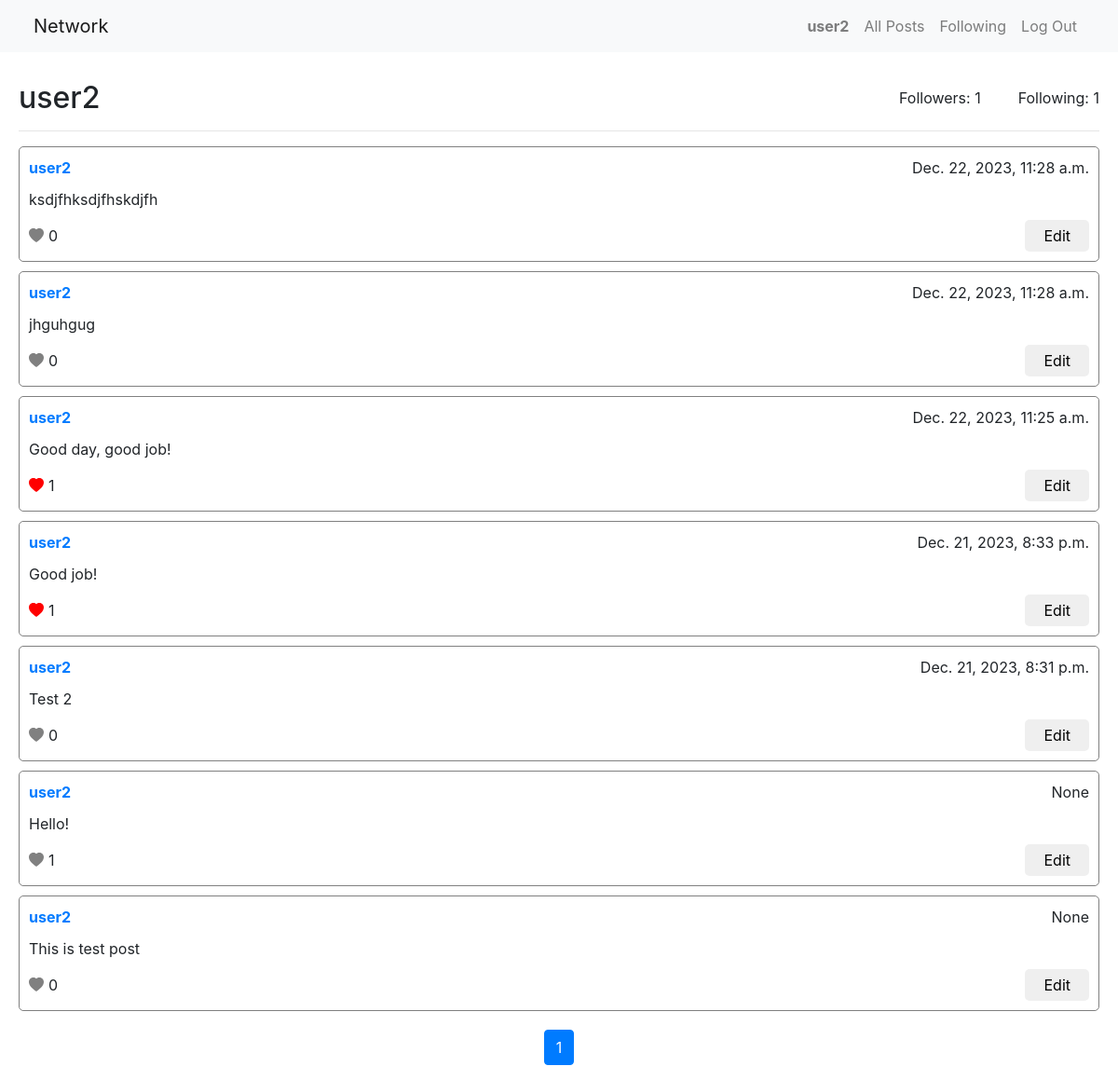
Screenshot of /profile/user2/ (signed in) with the database file from the repository.
### network/models.py (models this page shows)
class User(AbstractUser):
    id = models.BigAutoField(primary_key=True)
    followers = models.ManyToManyField('self', symmetrical=False, related_name='following', blank=True)

class Post(models.Model):
    owner = models.ForeignKey(User, on_delete=models.CASCADE, related_name="posts")
    date = models.DateTimeField(null=True)
    content = models.TextField(default='')
    likes = models.ManyToManyField(User, related_name="liked_posts", blank=True)

### network/views.py (the view)
# urls.py: path('profile/<str:username>/', views.profile, name='profile'),
@login_required
def profile(request, username):
    profile_user = get_object_or_404(User, username=username)
    posts = Post.objects.filter(owner=profile_user).order_by('-date')
    items_per_page = 10
    paginator = Paginator(posts, items_per_page)
    page = request.GET.get('page')
    try:
        posts = paginator.page(page)
    except PageNotAnInteger:
        posts = paginator.page(1)
    except EmptyPage:
        posts = paginator.page(paginator.num_pages)
    followers_count = profile_user.followers.count()
    following_count = profile_user.following.count()
    is_following = False
    if request.user.is_authenticated and request.user != profile_user:
        is_following = request.user.following.filter(pk=profile_user.pk).exists()
    return render(request, 'network/profile.html', {
        'profile_user': profile_user,
        'posts': posts,
        'followers_count': followers_count,
        'following_count': following_count,
        'is_following': is_following,
    })

### network/templates/network/profile.html (shortened to what this page needs)
{% extends "network/layout.html" %}
{% load static %}
{% block body %}
    <div class="container">
        <div class="userInfo">
            <div class="mainData">
                <h2>{{ profile_user.username }}</h2>
            </div>
            <div class="functions">
                <div class="followers">
                    <p>Followers: {{ followers_count }}</p>
                </div>
                <div class="following">
                    <p>Following: {{ following_count }}</p>
                </div>
            </div>
        </div>
        <hr>
        {% for post in posts %}
            <div class="postItem">
                <div class="postHeader">
                    <a href="{% url 'profile' username=post.owner.username %}" class="postOwner"><strong>{{ post.owner }}</strong></a>
                    <p class="postDate">{{ post.date }}</p>
                </div>
                <div class="postBody">
                    <p class="postText" id="postContent_{{ post.id }}">
                        {{ post.content }}
                    </p>
                </div>
                <div class="postFooter">
                    <div data-post-id="{{ post.id }}" class="postLikeBtn likes {% if user in post.likes.all %}active{% endif %}">
                        <svg xmlns="http://www.w3.org/2000/svg" width="16" height="16" fill="currentColor" class="bi bi-heart-fill" viewBox="0 0 16 16">
                            <path fill-rule="evenodd" d="M8 1.314C12.438-3.248 23.534 4.735 8 15-7.534 4.736 3.562-3.248 8 1.314"/>
                        </svg>
                        <p id="postLikeCounter" class="likeCount">{{ post.likes.count }}</p>
                    </div>
                    {% if request.user == profile_user %}
                        <button class="editPostBtn" onclick="editPost({{ post.id }})">Edit</button>
                    {% endif %}
                </div>
            </div>
        {% endfor %}
    </div>
    <div class="paginationBlock">
        <nav aria-label="Page navigation">
            <ul class="pagination">
                {% for i in posts.paginator.page_range %}
                    <li class="page-item{% if i == posts.number %} active{% endif %}">
                        <a class="page-link" href="?page={{ i }}">{{ i }}</a>
                    </li>
                {% endfor %}
            </ul>
        </nav>
    </div>
{% endblock %}

### network/templates/network/layout.html (shortened to what this page needs)
{% load static %}
<!DOCTYPE html>
<html lang="en">
    <head>
        <link rel="stylesheet" href="https://stackpath.bootstrapcdn.com/bootstrap/4.4.1/css/bootstrap.min.css">
        <link href="{% static 'network/styles.css' %}" rel="stylesheet">
    </head>
    <body>
            <nav class="navbar navbar-expand-lg navbar-light bg-light">
                <div class="container">
                    <a class="navbar-brand" href="#">Network</a>
                    <div>
                    <ul class="navbar-nav mr-auto">
                        {% if user.is_authenticated %}
                            <li class="nav-item">
                                <a class="nav-link" href="{% url 'profile' username=user.username %}"><strong>{{ user.username }}</strong></a>
                            </li>
                        {% endif %}
                        <li class="nav-item">
                        <a class="nav-link" href="{% url 'index' %}">All Posts</a>
                        </li>
                        {% if user.is_authenticated %}
                            <li class="nav-item">
                                <a class="nav-link" href="{% url 'following' %}">Following</a>
                            </li>
                            <li class="nav-item">
                                <a class="nav-link" href="{% url 'logout' %}">Log Out</a>
                            </li>
                        {% endif %}
                    </ul>
                    </div>
                </div>
            </nav>
        <div class="body">
            {% block body %}
            {% endblock %}
        </div>
    </body>
</html>

### network/static/network/styles.css (style rules this page uses)
.container { margin: 0px auto; padding: 0px 20px; max-width: 1440px; }
.postItem { border: 1px solid grey; border-radius: 5px; padding: 10px; margin: 10px 0; }
.postHeader { display: flex; align-items: center; justify-content: space-between; }
.postFooter { display: flex; justify-content: space-between; align-items: center; }
.editPostBtn, .savePostBtn { padding: 5px 20px; border: none; border-radius: 5px; transition: background-color 0.2s ease-in-out; }
.postDate { margin: 0px; padding: 0px; }
.postText { margin: 10px 0px; }
.likes { display: flex; align-items: center; }
.likeCount { margin: 0px; margin-left: 5px; }
.paginationBlock { display: flex; justify-content: center; align-items: center; margin-top: 20px; }
.userInfo { margin-top: 30px; display: flex; justify-content: space-between; align-items: center; }
.userInfo h2 { margin: 0px; padding: 0px; }
.mainData { display: flex; align-items: center; gap: 20px }
.functions { display: flex; text-align: center; gap: 40px }
.followers p, .following p { margin: 0px; p0adding: 0px; }

### rows the page displays
User: username "user2"
Post: owner "user2", date "Dec. 22, 2023, 11:28 a.m.", content "ksdjfhksdjfhskdjfh", likes.count "0"
Post: owner "user2", date "Dec. 22, 2023, 11:28 a.m.", content "jhguhgug", likes.count "0"
Post: owner "user2", date "Dec. 22, 2023, 11:25 a.m.", content "Good day, good job!", likes.count "1"
Post: owner "user2", date "Dec. 21, 2023, 8:33 p.m.", content "Good job!", likes.count "1"
Post: owner "user2", date "Dec. 21, 2023, 8:31 p.m.", content "Test 2", likes.count "0"
Post: owner "user2", date "None", content "Hello!", likes.count "1"
Post: owner "user2", date "None", content "This is test post", likes.count "0"

### other values shown
{{ followers_count }} "1"
{{ following_count }} "1"
{{ i }} "1"
